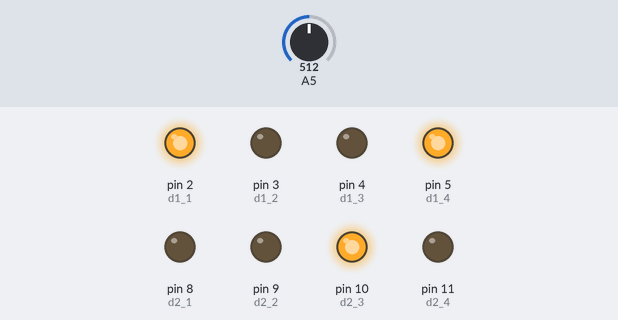
A sketch run on a simulated Arduino Uno, built with avr-gcc and run on an emulated ATmega328P. Parts: output pins drawn as LEDs (lit = HIGH). The test bench sets the inputs (shaded band); at power-on: A5 = 512.

Above: at 1.2 s.
1.3 s: A5 set to 526
At 1.6 s:
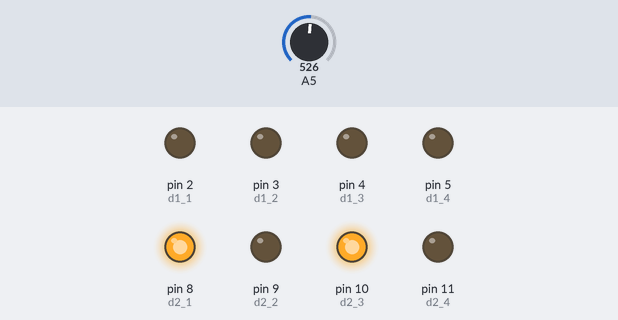
2.8 s: A5 set to 716
At 3.9 s:
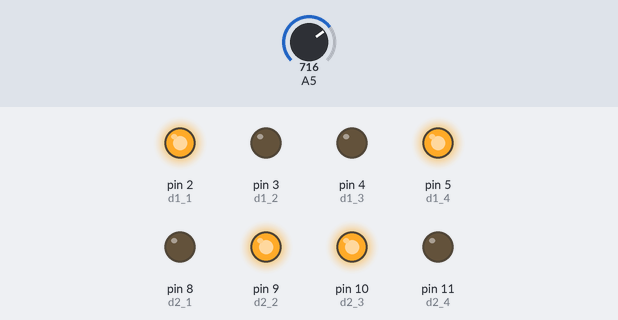
4.3 s: A5 set to 724
At 5.1 s:
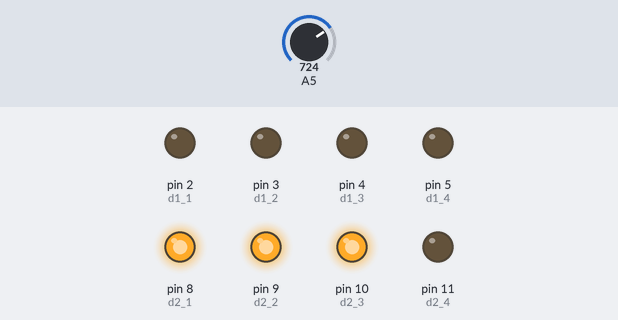
5.8 s: A5 set to 900
At 6.2 s:
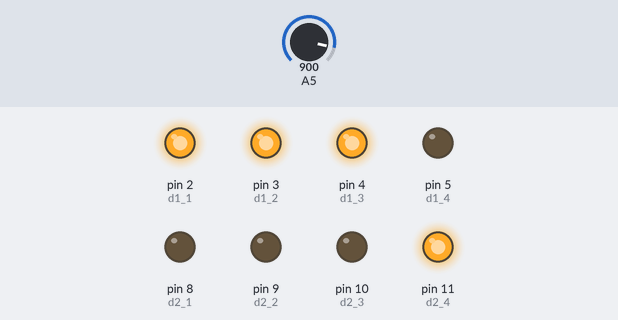
7.3 s: A5 set to 910
At 8.5 s:
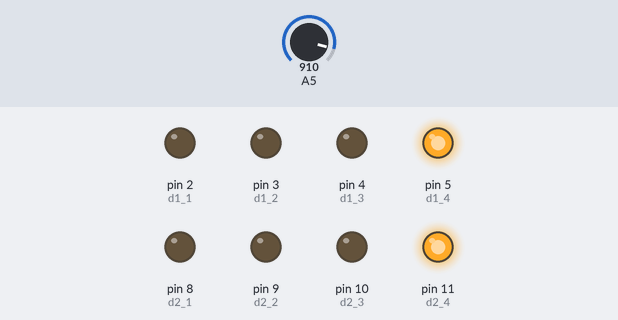
8.8 s: A5 set to 511
At 9.7 s:
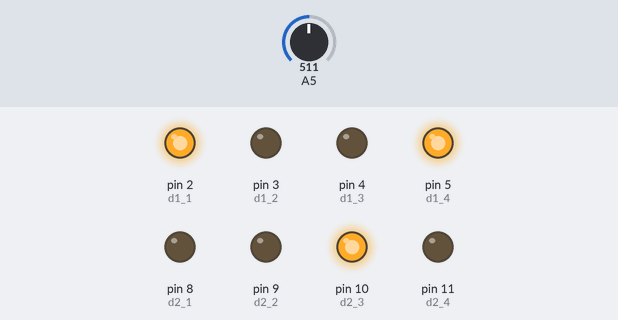
Timing chart, 0 to 11.3 s (numbered marks = the images above; inputs shaded):
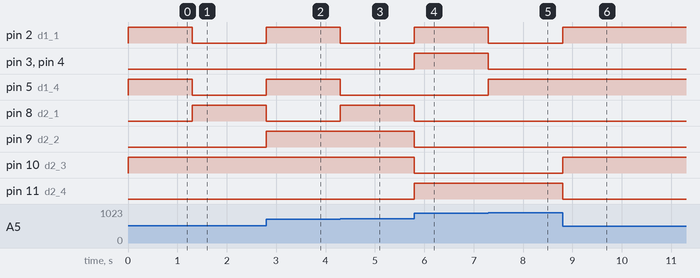

The sketch:

r3_module1_huy_khoi_nguyen1.ino
```cpp
//Decoder 1
int d1_1 = 2;
int d1_2 = 3;
int d1_3 = 4;
int d1_4 = 5;

//Decoder 2
int d2_1 = 8;
int d2_2 = 9;
int d2_3 = 10;
int d2_4 = 11;

//Potentiometer value
int p_value = 0;

void setup() {
  pinMode(2, OUTPUT);
  pinMode(3, OUTPUT);
  pinMode(4, OUTPUT);
  pinMode(5, OUTPUT);
  pinMode(8, OUTPUT);
  pinMode(9, OUTPUT);
  pinMode(10, OUTPUT);
  pinMode(11, OUTPUT);
  pinMode(A5, INPUT);
}

void loop(){
  int d1,d2;
  int p_value_new;
  p_value = analogRead(A5);
  p_value_new = map(p_value, 0, 1023, 0, 99);
  d1 = p_value_new%10;
  d2 = p_value_new/10;
  display1(d1);
  display2(d2);
}

//Every number display for decoder 1
void display1(int num){
  //0000
  if(num == 0){
    digitalWrite(d1_1, LOW);
    digitalWrite(d1_2, LOW);
    digitalWrite(d1_3, LOW);
    digitalWrite(d1_4, LOW);
  }

  //0001
  if(num == 1){
    digitalWrite(d1_1, HIGH);
    digitalWrite(d1_2, LOW);
    digitalWrite(d1_3, LOW);
    digitalWrite(d1_4, LOW);
  }

  //0010
  if(num == 2){
    digitalWrite(d1_1, LOW);
    digitalWrite(d1_2, HIGH);
    digitalWrite(d1_3, LOW);
    digitalWrite(d1_4, LOW);
  }

  //0011
  if(num == 3){
    digitalWrite(d1_1, HIGH);
    digitalWrite(d1_2, HIGH);
    digitalWrite(d1_3, LOW);
    digitalWrite(d1_4, LOW);
  }

  //0100
  if(num == 4){
    digitalWrite(d1_1, LOW);
    digitalWrite(d1_2, LOW);
    digitalWrite(d1_3, HIGH);
    digitalWrite(d1_4, LOW);
  }

  //0101
  if(num == 5){
    digitalWrite(d1_1, HIGH);
    digitalWrite(d1_2, LOW);
    digitalWrite(d1_3, HIGH);
    digitalWrite(d1_4, LOW);
  }

  //0110
  if(num == 6){
    digitalWrite(d1_1, LOW);
    digitalWrite(d1_2, HIGH);
    digitalWrite(d1_3, HIGH);
    digitalWrite(d1_4, LOW);
  }

  //0111
  if(num == 7){
    digitalWrite(d1_1, HIGH);
    digitalWrite(d1_2, HIGH);
    digitalWrite(d1_3, HIGH);
    digitalWrite(d1_4, LOW);
  }

  //1000
  if(num == 8){
    digitalWrite(d1_1, LOW);
    digitalWrite(d1_2, LOW);
    digitalWrite(d1_3, LOW);
    digitalWrite(d1_4, HIGH);
  }

  //1001
  if(num == 9){
    digitalWrite(d1_1, HIGH);
    digitalWrite(d1_2, LOW);
    digitalWrite(d1_3, LOW);
    digitalWrite(d1_4, HIGH);
  }
}

//Every number display for decoder 2
void display2(int num){

  //0000
  if(num == 0) {
    digitalWrite(d2_1, LOW);
    digitalWrite(d2_2, LOW);
    digitalWrite(d2_3, LOW);
    digitalWrite(d2_4, LOW);
  }

  //0001
  if(num == 1){
    digitalWrite(d2_1, HIGH);
    digitalWrite(d2_2, LOW);
    digitalWrite(d2_3, LOW);
    digitalWrite(d2_4, LOW);
  }

  //0010
  if(num == 2){
    digitalWrite(d2_1, LOW);
    digitalWrite(d2_2, HIGH);
    digitalWrite(d2_3, LOW);
    digitalWrite(d2_4, LOW);
  }

  //0011
  if(num == 3){
    digitalWrite(d2_1, HIGH);
    digitalWrite(d2_2, HIGH);
    digitalWrite(d2_3, LOW);
    digitalWrite(d2_4, LOW);
  }

  //0100
  if(num == 4){
    digitalWrite(d2_1, LOW);
    digitalWrite(d2_2, LOW);
    digitalWrite(d2_3, HIGH);
    digitalWrite(d2_4, LOW);
  }

  //0101
  if(num == 5){
    digitalWrite(d2_1, HIGH);
    digitalWrite(d2_2, LOW);
    digitalWrite(d2_3, HIGH);
    digitalWrite(d2_4, LOW);
  }

  //0110
  if(num == 6){
    digitalWrite(d2_1, LOW);
    digitalWrite(d2_2, HIGH);
    digitalWrite(d2_3, HIGH);
    digitalWrite(d2_4, LOW);
  }

  //0111
  if(num == 7){
    digitalWrite(d2_1, HIGH);
    digitalWrite(d2_2, HIGH);
    digitalWrite(d2_3, HIGH);
    digitalWrite(d2_4, LOW);
  }

  //1000
  if(num == 8){
    digitalWrite(d2_1, LOW);
    digitalWrite(d2_2, LOW);
    digitalWrite(d2_3, LOW);
    digitalWrite(d2_4, HIGH);
  }

  //1001
  if(num == 9){
    digitalWrite(d2_1, HIGH);
    digitalWrite(d2_2, LOW);
    digitalWrite(d2_3, LOW);
    digitalWrite(d2_4, HIGH);
  }
}
```

Measured:
- the behaviour switches between 516 and 517 on A5 (found by bisection; images 0 and 1)
- the behaviour switches between 723 and 724 on A5 (found by bisection; images 2 and 3)
- the behaviour switches between 909 and 910 on A5 (found by bisection; images 4 and 5)
- after the input at 1.3 s, pin 2 (d1_1), pin 5 (d1_4): HIGH → LOW at once; pin 8 (d2_1): LOW → HIGH at once
- after the input at 2.8 s, pin 2 (d1_1), pin 5 (d1_4), pin 9 (d2_2): LOW → HIGH at once; pin 8 (d2_1): HIGH → LOW at once
- after the input at 4.3 s, pin 2 (d1_1), pin 5 (d1_4): HIGH → LOW at once; pin 8 (d2_1): LOW → HIGH at once
- after the input at 5.8 s, pin 2 (d1_1), pin 3 (d1_2), pin 4 (d1_3), pin 11 (d2_4): LOW → HIGH at once; pin 8 (d2_1), pin 9 (d2_2), pin 10 (d2_3): HIGH → LOW at once
- after the input at 7.3 s, pin 2 (d1_1), pin 3 (d1_2), pin 4 (d1_3): HIGH → LOW at once; pin 5 (d1_4): LOW → HIGH at once
- after the input at 8.8 s, pin 2 (d1_1), pin 10 (d2_3): LOW → HIGH at once; pin 11 (d2_4): HIGH → LOW at once
